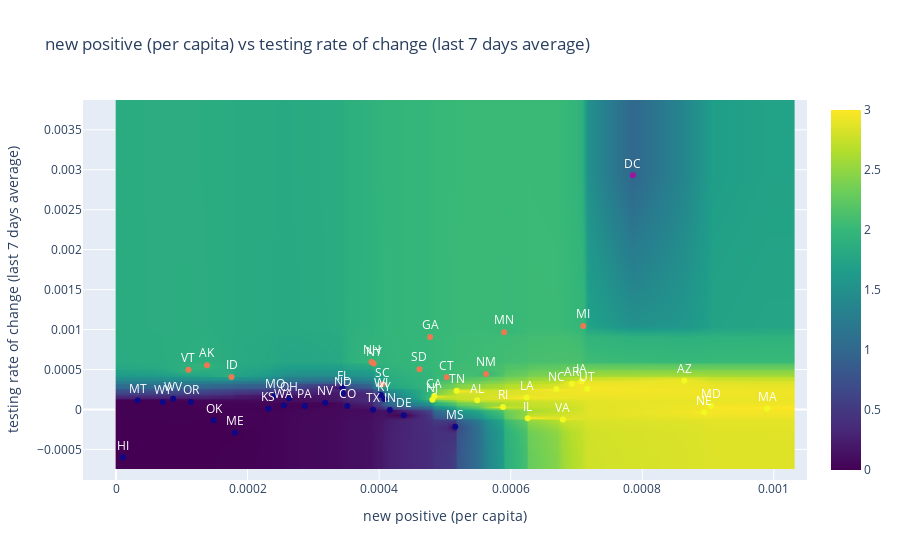

The code cell stored with this chart in its notebook:
### Code cell
compare_scatter('new positive (per capita)', 'testing rate of change (last 7 days average)')
